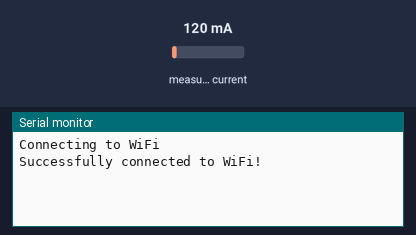
Simulated run of this sketch. Board: Arduino Uno R4 WiFi. Shown: the last lines printed to the serial monitor. Inputs (shaded band) come from the test bench; at power-on: measured current 120 mA. WiFi joins after 1.5 s; servers stay silent unless stated; uploads are accepted with an empty reply.

Above: at 2.7 s.
2.8 s: measured current set to 40 mA
At 3.8 s:
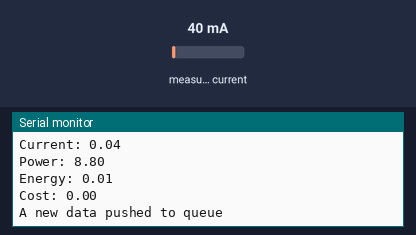
8.8 s: measured current set to 500 mA
At 12.9 s:
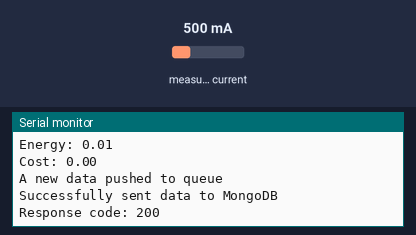

The sketch:

ems.ino
```cpp
#include "Ticker.h"
#include "HTTPClient.h"
#include "secrets.h"
#include <ArduinoJson.h>
#include <queue> // data struct implementation
#include "ACS712.h"


WiFiSSLClient client;
HTTPClient httpClient;

const char* ssid = _SSID;
const char* password = _PASS;
const char* MONGODB_API_KEY = API_KEY;
const char* collection = COLLECTIONS;
const char* database = DATABASE;
const char* dataSource = DATASOURCE;

// BUTTON SETTINGS
#define DEBOUNCE_DELAY 3000 //ms [ this is to set a delay of 3 seconds to prevent spam whenever a new data is pushed in to queue ]

// Variables that will change values:

unsigned long lastDebounceTime = 0; // to know when was the last time it pushed data to queue to prevent spam insertion
// end

const double rate_per_kwh = 0.12; // assuming the rate is .12 pesos

void insertToMongoDB();
//params: function, timer in Milliseconds
Ticker pushToMongo(insertToMongoDB, 7000, 0); // a ticker(scheduler) to push the collected data from the queue into MongoDB collection

// a way to group several related variables into one place. each variable in the structure is known as a member of the structure.
// unlike an array, a structure can contain many different data types
struct HttpRequest
{
  String current;
  String voltage;
  String power;
  String energy;
  String cost;
};

std::queue<HttpRequest> requestQueue; // initialize queue

//  Arduino UNO has 5.0 volt with a max ADC value of 1023 steps
//  ACS712 5A  uses 185 mV per A
//  ACS712 20A uses 100 mV per A
//  ACS712 30A uses  66 mV per A
ACS712  ACS(A0, 5.0, 1023, 100); // A0 pin, 5V, 1023 analog to digital convert, 100mV sensitivity

void setup()
{
  Serial.begin(115200);

  if (WiFi.status() == WL_NO_MODULE)
  {
    Serial.println("Communication with WiFi module failed!");
    while (true);
  }

  WiFi.begin(ssid, password);
  Serial.print("Connecting to WiFi");
  while (WiFi.status() != WL_CONNECTED)
  {
      delay(1000);
      Serial.print(".");
  }
  Serial.println();
  Serial.println("Successfully connected to WiFi!");

  ACS.autoMidPoint(); // calibrate

  // attach tickers/timers
  pushToMongo.start(); // pushes data collected from the queue into MongoDB every 5 sec.
}

void loop()
{
  if (WiFi.status() != WL_CONNECTED)
  {
    Serial.println("WiFi not connected!");
    return;
  }
  pushToMongo.update(); // updater to know what time it has pushed data to mongo

  unsigned long currTime = millis();
  if ((currTime - lastDebounceTime) >= DEBOUNCE_DELAY) // made to check for every 2 seconds interval to prevent spam insertion to mongodb
  {
    int curr_mA = ACS.mA_DC(); // get data handled by the library
    //Serial.print("Current mA: ");
    Serial.println(curr_mA);

    if (curr_mA > 1)
    {
      double curr_A = curr_mA / 1000.0; // convert miliAmperes to Amperes

      double power = 220 * curr_A;  // assuming in 220V  //in watts // P = V * I
      double energy = power / 1000;  // convert to kWh assuming 1 hour interval
      double cost = energy * rate_per_kwh; // cost based on the energy consumption

      Serial.print("Current: ");
      Serial.println(curr_A);

      Serial.print("Power: ");
      Serial.println(power);

      Serial.print("Energy: ");
      Serial.println(energy);

      Serial.print("Cost: ");
      Serial.println(cost);

      pushData(String(curr_A), "220", String(power), String(energy), String(cost));
    }
    lastDebounceTime = currTime;
  }

  delayMicroseconds(50);
}

void pushData(const String& cu, const String& v, const String& p, const String& e, const String& c)
{
  HttpRequest newRequest;
  newRequest.current = cu;
  newRequest.voltage = v;
  newRequest.power = p;
  newRequest.energy = e;
  newRequest.cost = c;

  requestQueue.push(newRequest);
  Serial.println("A new data pushed to queue");
  //Serial.println(data);
}

/*
 * @Description: triggers every 5 seconds to push all data together that is in queue
 * when tiggered, it checks if the queue is not empty, then checks the front data of the queue, then post request, and pop. Repeats until cleared.
 */
void insertToMongoDB()
{
  while (!requestQueue.empty())
  {
    HttpRequest nextRequest = requestQueue.front();

    StaticJsonDocument<200> doc;
    doc["collection"] = collection;
    doc["database"] = database;
    doc["dataSource"] = dataSource;

    JsonObject document = doc.createNestedObject("document");
    document["ApplianceName"] = "9V Battery";
    document["current"] = nextRequest.current;
    document["voltage"] = nextRequest.voltage;
    document["power"] = nextRequest.power;
    document["energy"] = nextRequest.energy;
    document["cost"] = nextRequest.cost;

    String requestBody;
    serializeJson(doc, requestBody);

    httpClient.begin(client, "https://ap-southeast-1.aws.data.mongodb-api.com/app/data-jdqtkvn/endpoint/data/v1/action/insertOne", 443);
    httpClient.setTimeout(3000);
    httpClient.setHeader("User-Agent: Arduino UNO");
    httpClient.setHeader("Content-Type: application/ejson");
    httpClient.setHeader("Accept: application/json");
    httpClient.setHeader("apiKey: " + String(MONGODB_API_KEY));

    int responseNum = httpClient.POST(requestBody);
    if (responseNum > 0)
    {
      Serial.println("Successfully sent data to MongoDB");
      String body = httpClient.getBody();
      Serial.println(body);
      Serial.println("Response code: " + String(responseNum));
    } else {
      Serial.println("Request Failed: " + String(responseNum));
    }
    httpClient.close();

    requestQueue.pop();
  }
}
```

HTTPClient.cpp
```cpp
#include "HTTPClient.h"

HTTPClient::HTTPClient() : port(0), body("") {}

HTTPClient::~HTTPClient()
{
    this->client.flush();
    this->close();
}

/*
 * @params: sslClient, url, nport
 * @Description: Initializes client, url, port. Then, extracts the url to get the host, then the endpoint in which where it will do the post request
 */
void HTTPClient::begin(const WiFiSSLClient &sslClient, const String &url, const int& nport)
{
    this->client = sslClient;
    this->port = nport;

    // extract the host and endpoint from the URL
    int index = url.indexOf("//") + 2; // skip "https://"
    int endpointIndex = url.indexOf("/", index);

    this->host = url.substring(index, endpointIndex);
    this->endpoint = url.substring(endpointIndex);
}

/*
 * @params: content
 * @Description: Initializes the Content Headers to make the request connection.
 */
void HTTPClient::setHeader(const String &content)
{
  this->headers.push_back(content);
}

/*
 * @params: ms
 * @Description: set timeout when request does not respond within specific time.
 */
void HTTPClient::setTimeout(const int &ms)
{
  this->client.setTimeout(ms);
}

/*
 * @params: requestBody
 * @Description: called by reference base on declared data to post request, then wait for response, then if responded, break, then init response body
 * then clear content headers to prevent additional headers from previous request.
 */
int HTTPClient::POST(const String &requestBody)
{
    if (this->client.connect(this->host.c_str(), this->port))
    {
        this->client.println("POST " + endpoint + " HTTP/1.1");
        this->client.println("Host: " + host);
        for (const String& header : headers)
          this->client.println(header);
        this->client.println("Content-Length: " + String(requestBody.length()));
        this->client.println();
        this->client.print(requestBody);

        // wait for the server response
        int responseCode = -1;
        while (this->client.connected())
        {
          String line = this->client.readStringUntil('\n');
          if (line.startsWith("HTTP/1.1 "))
            responseCode = line.substring(9, 12).toInt(); // response code

          if (line == "\r")
            break;
        }
        this->headers.clear(); // clear previous cheaders
        this->body = client.readStringUntil('\n');

        return responseCode;
    } else {
        return -1;
    }
}

int HTTPClient::GET()
{
  if (this->client.connect(this->host.c_str(), this->port))
  {
    this->client.println("GET " + endpoint + " HTTP/1.1");
    this->client.println("Host: " + host);
    for (const String& header : headers)
      this->client.println(header);
    this->client.println();

    int responseCode = -1;
    while (this->client.connected())
    {
        String line = this->client.readStringUntil('\n');
        if (line.startsWith("HTTP/1.1 "))
          responseCode = line.substring(9, 12).toInt();

        if (line == "\r")
          break;
    }
    this->headers.clear();
    this->body = client.readStringUntil('\n');

    return responseCode;
  } else {
      return -1;
  }
}

/*
 * @Description: Initialized through client.readStringUntil('\n'); to get the response body after request
 */
String HTTPClient::getBody() const
{
  return this->body;
}

/*
 * @Description: Close connection to prevent resource leaks
 */
void HTTPClient::close()
{
  this->client.stop();
}
```

HTTPClient.h
```cpp
#ifndef HTTP_CLIENT_H
#define HTTP_CLIENT_H

#include <WiFiS3.h>

class HTTPClient
{
  private:
    WiFiSSLClient client;
    String host;
    String endpoint;
    int port;
    std::vector<String> headers;
    String body;

    // gpt Disable copy constructor and assignment operator // reducing cost
    HTTPClient(const HTTPClient&) = delete;
    HTTPClient& operator=(const HTTPClient&) = delete;

  public:
    HTTPClient();
    ~HTTPClient();

    void begin(const WiFiSSLClient &sslClient, const String &url, const int& nport);
    void setHeader(const String &content);
    void setTimeout(const int &ms);
    int POST(const String &requestBody);
    int GET();
    String getBody() const;
    void close();
};

#endif  //HTTP_CLIENT_H
```

secrets.h
```cpp
#define _SSID         "Berna";
#define _PASS         "12345678a";
#define API_KEY       "Cx8wRMStjhIGg68IcC6gWwrflkxFjafEgm7Pm9kKAgvKz1kNvyU1EnudYdAZ45wG";
#define COLLECTIONS   "appliances";
#define DATABASE      "ems";
#define DATASOURCE    "semscluster";
```

Measured:
- after the input at 2.8 s, the serial monitor: prints a new line after 0.20 s (image 1)
